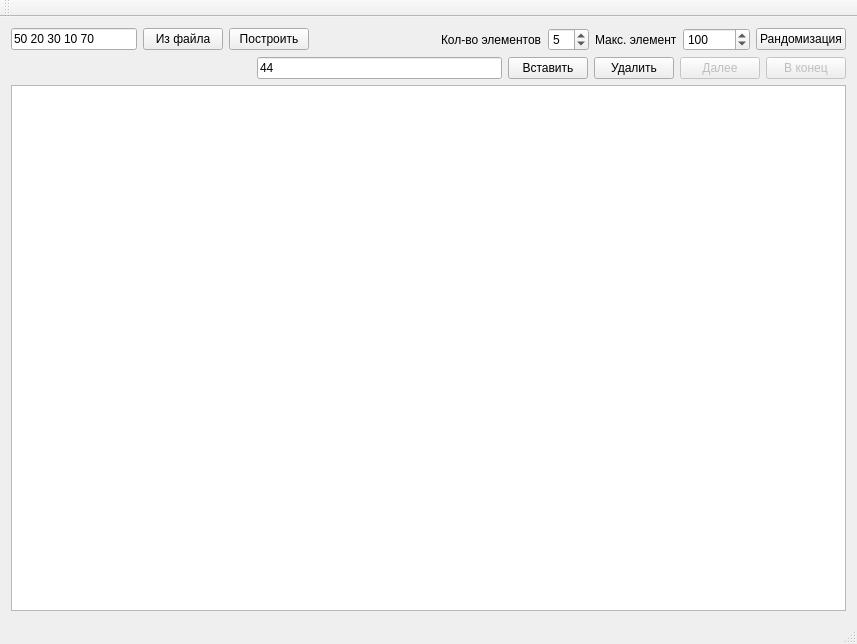
<?xml version="1.0" encoding="UTF-8"?>
<ui version="4.0">
 <class>MainWindow</class>
 <widget class="QMainWindow" name="MainWindow">
  <property name="geometry">
   <rect>
    <x>0</x>
    <y>0</y>
    <width>857</width>
    <height>644</height>
   </rect>
  </property>
  <property name="windowTitle">
   <string>MainWindow</string>
  </property>
  <property name="styleSheet">
   <string notr="true"/>
  </property>
  <widget class="QWidget" name="centralWidget">
   <layout class="QVBoxLayout" name="verticalLayout_2">
    <item>
     <layout class="QHBoxLayout" name="horizontalLayout">
      <item>
       <widget class="QLineEdit" name="inputEdit">
        <property name="text">
         <string>50 20 30 10 70</string>
        </property>
       </widget>
      </item>
      <item>
       <widget class="QPushButton" name="fileButton">
        <property name="text">
         <string>Из файла</string>
        </property>
       </widget>
      </item>
      <item>
       <widget class="QPushButton" name="buildButton">
        <property name="text">
         <string>Построить</string>
        </property>
       </widget>
      </item>
      <item>
       <spacer name="horizontalSpacer">
        <property name="orientation">
         <enum>Qt::Horizontal</enum>
        </property>
        <property name="sizeHint" stdset="0">
         <size>
          <width>40</width>
          <height>20</height>
         </size>
        </property>
       </spacer>
      </item>
      <item>
       <widget class="QLabel" name="label">
        <property name="text">
         <string>Кол-во элементов</string>
        </property>
       </widget>
      </item>
      <item>
       <widget class="QSpinBox" name="randCountBox">
        <property name="value">
         <number>5</number>
        </property>
       </widget>
      </item>
      <item>
       <widget class="QLabel" name="label_2">
        <property name="text">
         <string>Макс. элемент</string>
        </property>
       </widget>
      </item>
      <item>
       <widget class="QSpinBox" name="randMaxBox">
        <property name="maximum">
         <number>100000</number>
        </property>
        <property name="value">
         <number>100</number>
        </property>
       </widget>
      </item>
      <item>
       <widget class="QPushButton" name="randButton">
        <property name="text">
         <string>Рандомизация</string>
        </property>
       </widget>
      </item>
     </layout>
    </item>
    <item>
     <layout class="QHBoxLayout" name="horizontalLayout_2">
      <item>
       <spacer name="horizontalSpacer_2">
        <property name="orientation">
         <enum>Qt::Horizontal</enum>
        </property>
        <property name="sizeHint" stdset="0">
         <size>
          <width>40</width>
          <height>20</height>
         </size>
        </property>
       </spacer>
      </item>
      <item>
       <widget class="QLineEdit" name="elementEdit">
        <property name="text">
         <string>44</string>
        </property>
       </widget>
      </item>
      <item>
       <widget class="QPushButton" name="insertButton">
        <property name="text">
         <string>Вставить</string>
        </property>
       </widget>
      </item>
      <item>
       <widget class="QPushButton" name="removeButton">
        <property name="text">
         <string>Удалить</string>
        </property>
       </widget>
      </item>
      <item>
       <widget class="QPushButton" name="nextButton">
        <property name="enabled">
         <bool>false</bool>
        </property>
        <property name="text">
         <string>Далее</string>
        </property>
       </widget>
      </item>
      <item>
       <widget class="QPushButton" name="endButton">
        <property name="enabled">
         <bool>false</bool>
        </property>
        <property name="text">
         <string>В конец</string>
        </property>
       </widget>
      </item>
     </layout>
    </item>
    <item>
     <widget class="QGraphicsView" name="graphicsView"/>
    </item>
   </layout>
  </widget>
  <widget class="QMenuBar" name="menuBar">
   <property name="geometry">
    <rect>
     <x>0</x>
     <y>0</y>
     <width>857</width>
     <height>17</height>
    </rect>
   </property>
  </widget>
  <widget class="QToolBar" name="mainToolBar">
   <attribute name="toolBarArea">
    <enum>TopToolBarArea</enum>
   </attribute>
   <attribute name="toolBarBreak">
    <bool>false</bool>
   </attribute>
  </widget>
  <widget class="QStatusBar" name="statusBar"/>
 </widget>
 <layoutdefault spacing="6" margin="11"/>
 <resources/>
 <connections/>
</ui>
